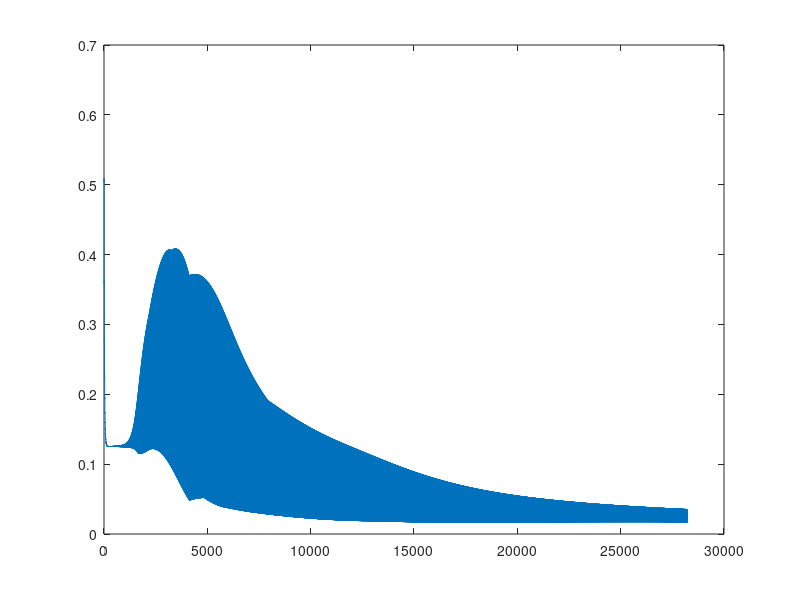

Reproduce this figure in MATLAB.
clear, clc
%sigmoid

X=[[1 0 0 0 0 0 0 0]
    [0 1 0 0 0 0 0 0]
    [0 0 1 0 0 0 0 0]
    [0 0 0 1 0 0 0 0]
    [0 0 0 0 1 0 0 0]
    [0 0 0 0 0 1 0 0]
    [0 0 0 0 0 0 1 0]
    [0 0 0 0 0 0 0 1]];
%123

Y = X;
output = X;

%h_Wb=f(W'.*X);
[n_nodes_in, n_samples] = size(X);

% Number of nodes in each layer
nodes_in_1 = 8;
nodes_hid_2 = 3;
nodes_out_3 = 8;

alpha = 0.9;
lambda = 0.0001;

W_1 = normrnd(0, 0.01, nodes_hid_2, nodes_in_1);
b_1 = normrnd(0, 0.01, nodes_hid_2, 1);

W_2 = normrnd(0, 0.01, nodes_out_3, nodes_hid_2);
b_2 = normrnd(0, 0.01, nodes_out_3, 1);

D_W_1 = zeros(nodes_hid_2, nodes_in_1);
D_b_1 = zeros(nodes_hid_2, 1);

D_W_2 = zeros(nodes_out_3, nodes_hid_2);
D_b_2 = zeros(nodes_out_3, 1);

c = 0;
delta_3 = 1;
while max(abs(delta_3)) > 0.05
    D_W_1 = zeros(nodes_hid_2, nodes_in_1);
    D_b_1 = zeros(nodes_hid_2, 1);

    D_W_2 = zeros(nodes_out_3, nodes_hid_2);
    D_b_2 = zeros(nodes_out_3, 1);
    output = X;
    for sample = 1:n_samples
        c = c + 1;
% Perform the backpropagation algorithm
    % Perform a feedfoward pass
        % The activation function of the first layer is the inputs
        a_1 = X(:, sample);
        
        z_2 = W_1 * a_1 + b_1;
        a_2 = 1 ./ (1+exp(-(z_2)));
        
        z_3 = W_2 * a_2 + b_2;
        a_3 = 1 ./ (1+exp(-(z_3)));
        
        output(:, sample) = a_3;
    % Error of the last layer
        delta_3 = -(Y(:, sample) - a_3);

    % Error of layer 2 (hidden layer)
        delta_2 = (W_2' * delta_3) .* (a_2 .* (1  - a_2));
        
    % Calculate the partial derivatives
        J_W_1 = delta_2 * a_1';
        J_b_1 = delta_2;
        
        J_W_2 = delta_3 * a_2';
        J_b_2 = delta_3;
        
% Update the weights and bias matrix
        D_W_1 = D_W_1 + J_W_1;
        D_b_1 = D_b_1 + J_b_1;
        
        D_W_2 = D_W_2 + J_W_2;
        D_b_2 = D_b_2 + J_b_2;

        errors(c) = max(delta_3);

    end
% Update the parameters
    W_1 = W_1 - alpha * ((D_W_1 / n_samples) + lambda * W_1);
    b_1 = b_1 - alpha * ((D_b_1 / n_samples));

    W_2 = W_2 - alpha * ((D_W_2 / n_samples) + lambda * W_2);
    b_2 = b_2 - alpha * ((D_b_2 / n_samples));
end
plot(errors);